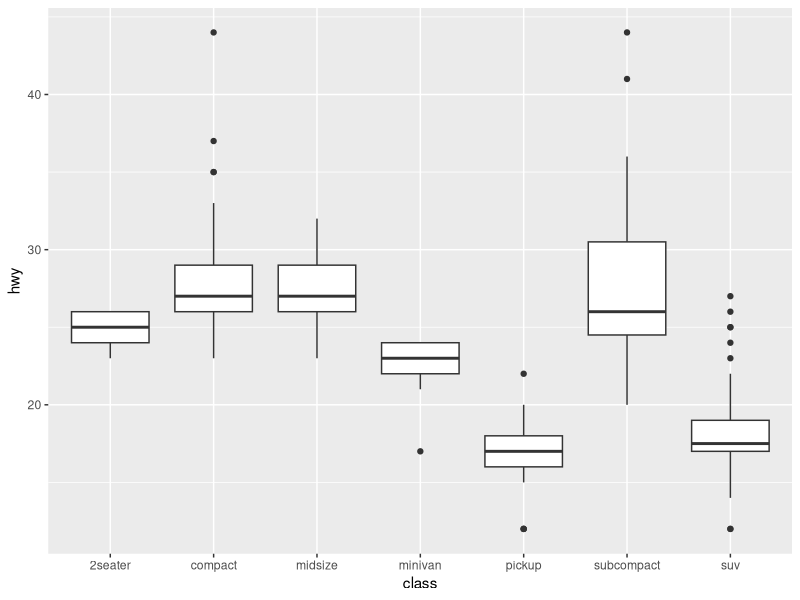

This figure's R source:
## ---- chunk 1
library(tidyverse)
## ---- chunk 2
#| echo: true
1 + 1
p <- ggplot(mpg, aes(class, hwy))
p + geom_boxplot()

